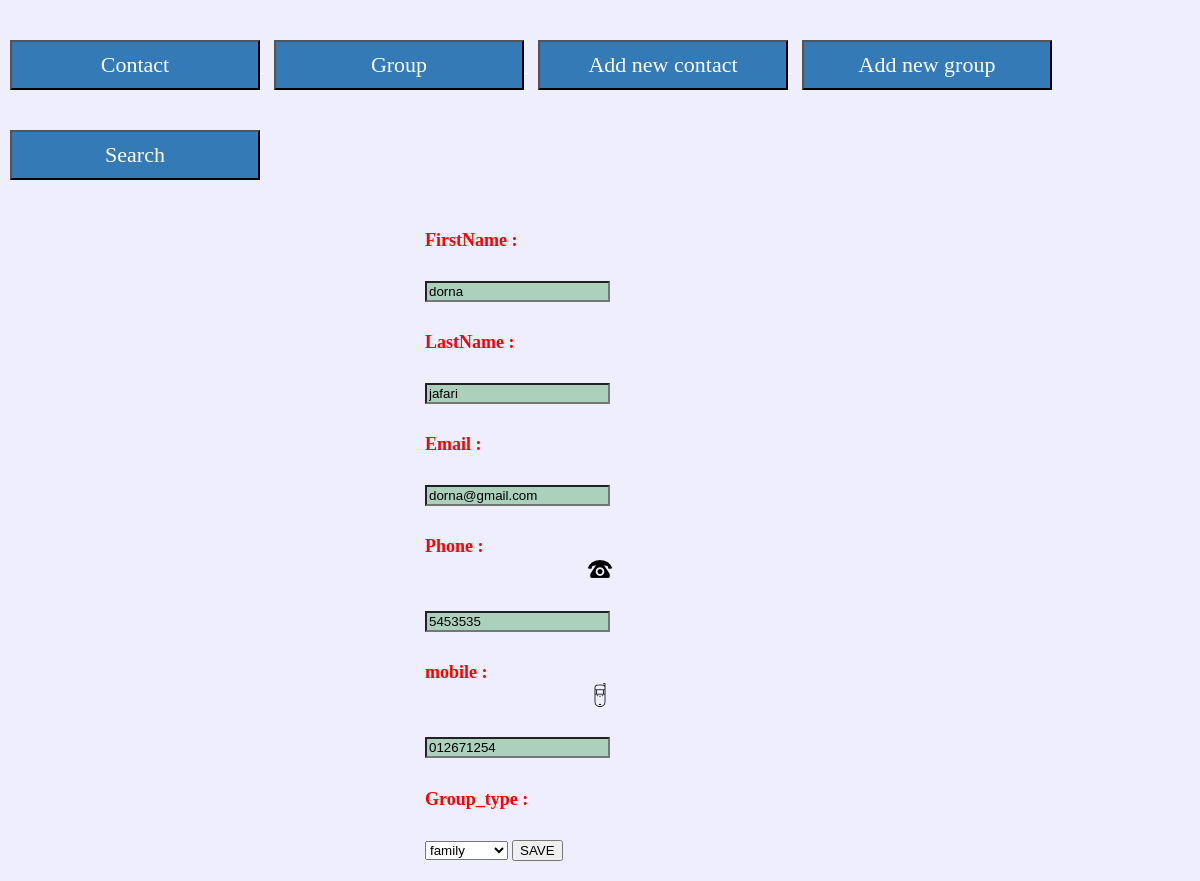
Screenshot of /editbook.php?id=14 with the database file from the repository.
### tables this page shows
CREATE TABLE IF NOT EXISTS `book` (
  `id` int(20) NOT NULL AUTO_INCREMENT,
  `fname` varchar(50) NOT NULL,
  `lname` varchar(50) NOT NULL,
  `phone` varchar(30) NOT NULL,
  `email` varchar(50) NOT NULL,
  `grouptype` int(10) NOT NULL,
  `mobilephone` varchar(30) NOT NULL,
  PRIMARY KEY (`fname`,`lname`),
  UNIQUE KEY `phone` (`phone`),
  UNIQUE KEY `id` (`id`)
);

### editbook.php (the view, shortened to what this page needs)
<!DOCTYPE html>
<?php
$database = new mysqli("localhost", "root", "", "phonebook");
$database->query("SET NAMES 'utf8'");
$id = $_REQUEST['id'];
$result2 = $database->query("SELECT * FROM group_type ");
$data2 = $result2->fetch_all(MYSQLI_ASSOC);
$result = $database->query("SELECT * FROM book WHERE id=$id");
$data = $result->fetch_assoc();
?>
<html>
    <head>
        <link href="global.css" rel="stylesheet" type="text/css"/>
    </head>
    <body>
        <div>
            <a href="first.php"><button>Contact</button> </a>
            <a href="group.php"><button> Group</button> </a>
            <a href="add.php"><button> Add new contact</button> </a>
            <a href="addgroup.php"><button> Add new group</button> </a>
            <a href="search.php"><button> Search </button> </a>
            <form action="" method="post">
                <h5>FirstName : </h5><input type="text" name="fname" value="<?php echo $data['fname']; ?>">
                <h5>LastName : </h5><input type="text" name="lname" value="<?php echo $data['lname']; ?>">
                <h5>Email  : </h5><input type="text" name="email" value="<?php echo $data['email']; ?>">
                <h5>Phone :<img src="images/telephone.png"> </h5><input type="text" name="phone" value="<?php echo $data['phone']; ?>">
                <h5>mobile :<img src="images/cellphone.png"> </h5><input type="text" name="mobile" value="<?php echo $data['mobilephone']; ?>">
                <h5>Group_type : </h5><select name="options">
                    <?php
                    foreach ($data2 as $v) {
                        echo '<option $s>' . $v['label'] . '</option>';
                    }
                    ?>
                </select>
                <input type="submit" value="SAVE" name="save">
            </form>
        </div>
    </body>
</html>

### global.css (style rules this page uses)
body { padding: 0; margin: 0; background-color: #eef; }
div { margin: 20px auto; }
a { display: inline; text-align: center; padding-left: 10px; padding-top: 30px; color: white; }
button { color: #ffffff; background-color: #337ab7; width: 250px; height: 50px; font-size: 22px; font-weight: normal; font-family: fantasy; margin-bottom: 20px; margin-top: 20px; }
form { display: block; width: 350px; margin: 10px auto; }
input[type="text"] { background-color: #abd0bc; }
h5 { font-size: 18px; color: red; }
img { display: block; margin: auto; }

### rows the page displays
book: fname "dorna", lname "jafari", email "dorna@gmail.com", phone "5453535", mobile "012671254"

### other values shown
form field options "family"
